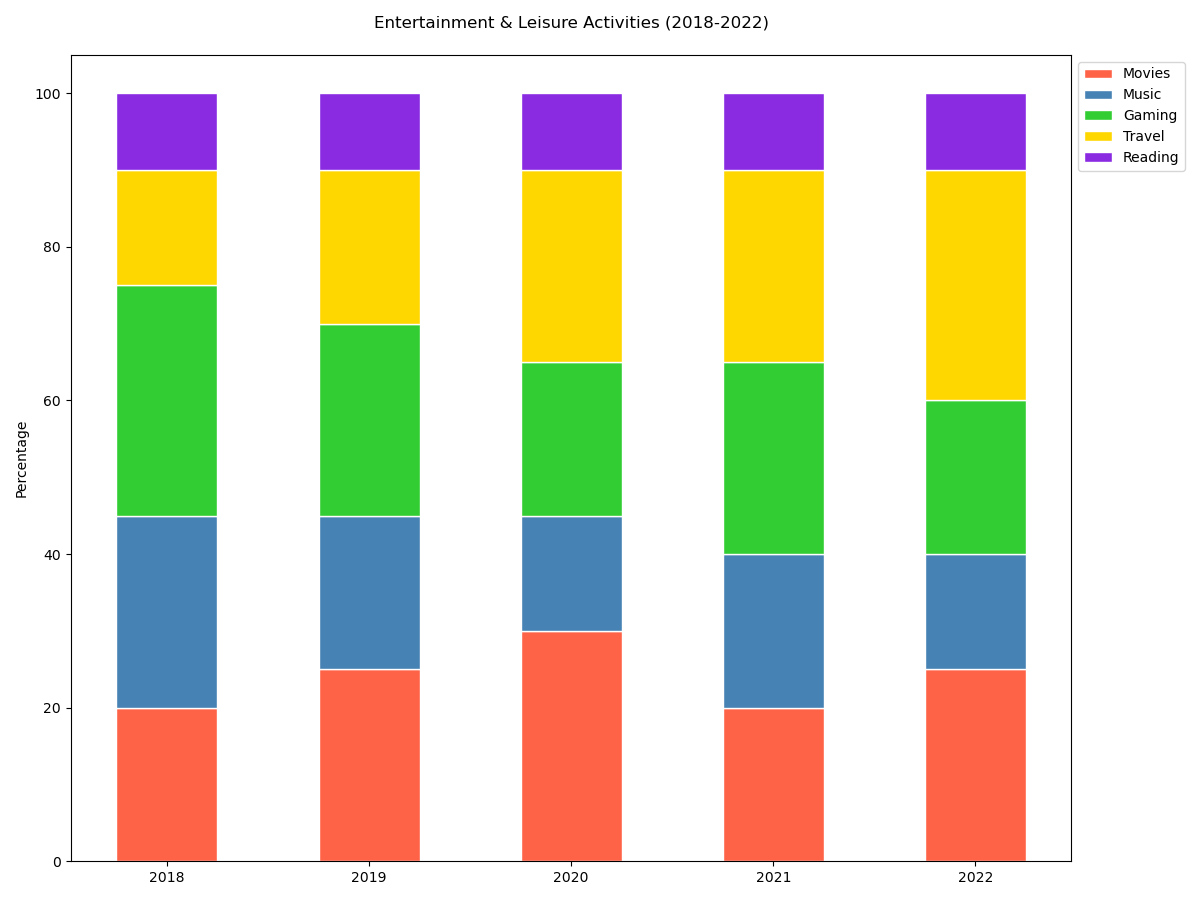

Source code (Python):

import matplotlib.pyplot as plt
import numpy as np

# Data
categories = ['2018', '2019', '2020', '2021', '2022']
movies = np.array([20, 25, 30, 20, 25])
music = np.array([25, 20, 15, 20, 15])
gaming = np.array([30, 25, 20, 25, 20])
travel = np.array([15, 20, 25, 25, 30])
reading = np.array([10, 10, 10, 10, 10])

# Calculate percentages
totals = movies + music + gaming + travel + reading
movies_percentage = movies / totals * 100
music_percentage = music / totals * 100
gaming_percentage = gaming / totals * 100
travel_percentage = travel / totals * 100
reading_percentage = reading / totals * 100

# Plot
fig, ax = plt.subplots(figsize=(12, 9))
bar_width = 0.5
categories_pos = np.arange(len(categories))

p1 = ax.bar(categories_pos, movies_percentage, color='#FF6347', edgecolor='white', width=bar_width, label='Movies')
p2 = ax.bar(categories_pos, music_percentage, bottom=movies_percentage, color='#4682B4', edgecolor='white', width=bar_width, label='Music')
p3 = ax.bar(categories_pos, gaming_percentage, bottom=movies_percentage + music_percentage, color='#32CD32', edgecolor='white', width=bar_width, label='Gaming')
p4 = ax.bar(categories_pos, travel_percentage, bottom=movies_percentage + music_percentage + gaming_percentage, color='#FFD700', edgecolor='white', width=bar_width, label='Travel')
p5 = ax.bar(categories_pos, reading_percentage, bottom=movies_percentage + music_percentage + gaming_percentage + travel_percentage, color='#8A2BE2', edgecolor='white', width=bar_width, label='Reading')

# Add labels, title, legend, and adjust layout
ax.set_ylabel('Percentage')
ax.set_title('Entertainment & Leisure Activities (2018-2022)', pad=20)
ax.set_xticks(categories_pos)
ax.set_xticklabels(categories)
ax.legend(loc='upper left', bbox_to_anchor=(1, 1))

plt.tight_layout()
plt.show()
